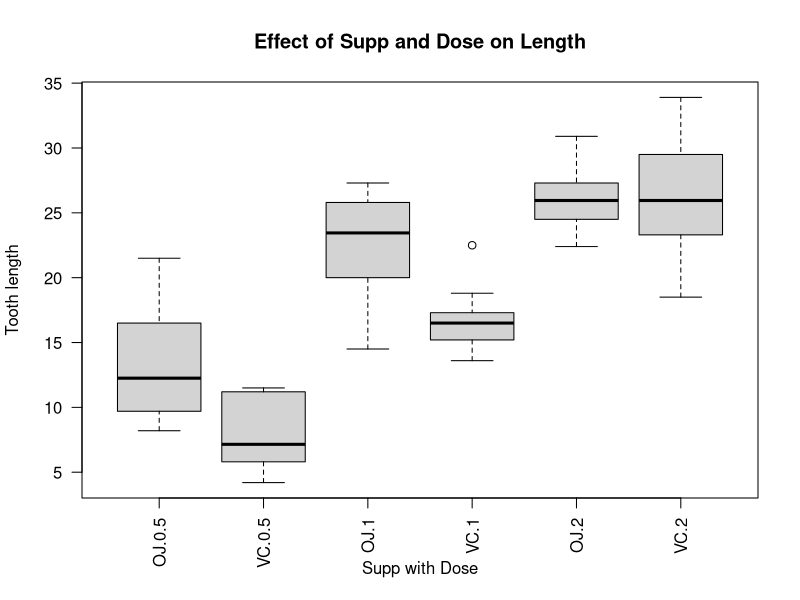

This chart was generated by the following R code:
## ---- chunk 1
knitr::opts_chunk$set(echo = FALSE)
## ---- chunk 2

mean_sd_size <- 
        aggregate(len~supp+dose, 
                  data=ToothGrowth, 
                  FUN = function(x) c(mn = mean(x),
                                      sd = sd(x),
                                      n = length(x) ))

mean_sd_size <-as.list (mean_sd_size)
mean_sd_size <-as.data.frame(mean_sd_size)

names(mean_sd_size)[names(mean_sd_size) == 'supp'] <- 'Supplement'
names(mean_sd_size)[names(mean_sd_size) == 'dose'] <- 'Dosage'
names(mean_sd_size)[names(mean_sd_size) == 'len.mn'] <- 'MeanLength'
names(mean_sd_size)[names(mean_sd_size) == 'len.sd'] <- 'StandardDeviation'
names(mean_sd_size)[names(mean_sd_size) == 'len.n'] <- 'SampleSize'
mean_sd_size
## ---- chunk 3
boxplot(len~supp*dose, data=ToothGrowth,
  main = "Effect of Supp and Dose on Length",
  xlab = "Supp with Dose",
  ylab = "Tooth length",
  las = 2) 
